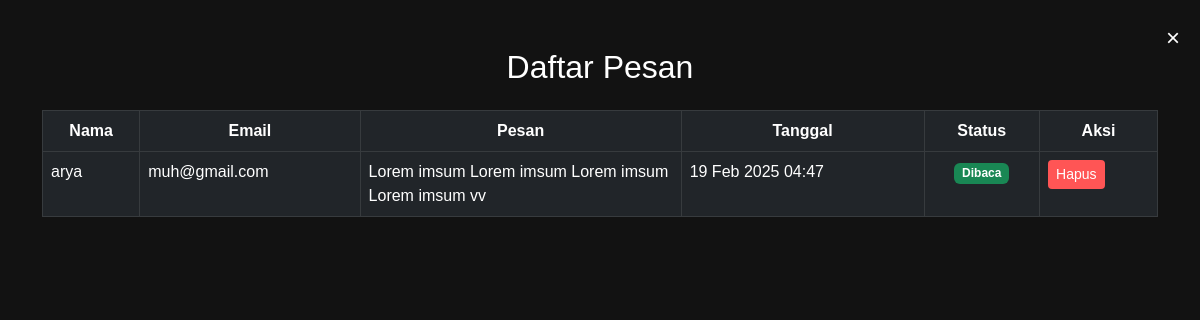
Screenshot of /messages/ with the database file from the repository.
### portfolio/models.py (models this page shows, shortened)
class ContactMessage(models.Model):
    name = models.CharField(max_length=100)
    email = models.EmailField()
    message = models.TextField()
    created_at = models.DateTimeField(auto_now_add=True)
    is_read = models.BooleanField(default=False)  # Menandai pesan sudah dibaca atau belum

### portfolio/views.py (the view)
# urls.py: path('messages/', views.messages_list, name='messages_list'),
def messages_list(request):
    messages_list = ContactMessage.objects.all().order_by('-created_at')
    return render(request, 'portfolio/messages_list.html', {'messages_list': messages_list})

### portfolio/context_processors.py (called while the page is built)
def unread_messages_count(request):
    return {
        'unread_count': ContactMessage.objects.filter(is_read=False).count()
    }

### portfolio/templates/portfolio/messages_list.html (shortened to what this page needs)
<!DOCTYPE html>
<html lang="en">
<head>
    <link rel="stylesheet" href="https://cdn.jsdelivr.net/npm/bootstrap@5.3.0/dist/css/bootstrap.min.css">
</head>
<body>
    <div class="container mt-5">
        <a href="{% url 'about_me' %}" class="close-btn" title="Kembali">&times;</a>
        <h2 class="mb-4 text-center">Daftar Pesan</h2>
        <div class="table-responsive">
            <table class="table table-dark table-hover table-bordered">
                <thead class="text-center">
                    <tr>
                        <th>Nama</th>
                        <th>Email</th>
                        <th>Pesan</th>
                        <th>Tanggal</th>
                        <th>Status</th>
                        <th>Aksi</th>
                    </tr>
                </thead>
                <tbody>
                    {% for message in messages_list %}
                        <tr>
                            <td>{{ message.name }}</td>
                            <td>{{ message.email }}</td>
                            <td style="max-width: 200px; word-wrap: break-word;">{{ message.message }}</td>
                            <td>{{ message.created_at|date:"d M Y H:i" }}</td>
                            <td class="text-center">
                                {% if message.is_read %}
                                    <span class="badge bg-success">Dibaca</span>
                                {% else %}
                                    <span class="badge bg-warning text-dark">Belum Dibaca</span>
                                {% endif %}
                            </td>
                            <td>
                                <div class="d-flex flex-wrap gap-2">
                                    <form method="post" action="{% url 'delete_message' message.id %}" onsubmit="return confirm('Yakin ingin menghapus pesan ini?');">
                                        <button type="submit" class="btn btn-sm btn-danger">Hapus</button>
                                    </form>
                                </div>
                            </td>
                        </tr>
                    {% empty %}
                        <tr>
                            <td colspan="6" class="text-center">Tidak ada pesan.</td>
                        </tr>
                    {% endfor %}
                </tbody>
            </table>
        </div>
    </div>
</body>
</html>

### portfolio/templates/portfolio/messages_list.html (style rules this page uses)
body { background-color: #121212; color: #ffffff; font-family: Arial, sans-serif; }
.btn-danger { background-color: #ff5555; border: none; }
.close-btn { position: absolute; top: 20px; right: 20px; font-size: 24px; color: white; text-decoration: none; background: none; border: none; }

### rows the page displays
ContactMessage: name "arya", email "muh@gmail.com", message "Lorem imsum Lorem imsum Lorem imsum Lorem imsum vv", created_at "19 Feb 2025 04:47", is_read "Dibaca"
